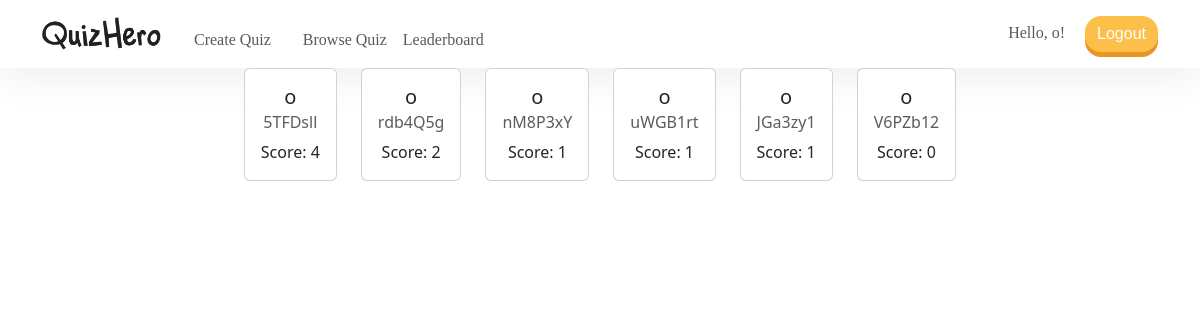
The app's page /leaderboard.php (signed in) with its own data.
### tables this page shows
CREATE TABLE `quiz_scores` (
  `code` varchar(7) NOT NULL,
  `username` varchar(300) NOT NULL,
  `score` int(11) DEFAULT NULL
);

### leaderboard.php (the view, shortened to what this page needs)
<?php
  require('assets/php/head.inc.php');
  include('assets/php/navbar.inc.php');
  ?>
<?php
$servername = 'localhost';
$dbUsername = 'root';
$dbPassword = '';
$database_name = 'web';
$conn = new mysqli($servername, $dbUsername, $dbPassword, $database_name);
$query = "SELECT username, code, score FROM quiz_scores ORDER BY score DESC";
$result = mysqli_query($conn, $query);
if (mysqli_num_rows($result) > 0) {
    echo '<div class="container">';
        echo '<div class="row justify-content-center">';
            while($row = mysqli_fetch_assoc($result)) {
                echo '<div class="col-auto mb-4">';
                    echo '<div class="card">';
                        echo '<div class="card-body text-center">';
                            echo '<h5 class="card-title">'.htmlspecialchars($row["username"]).'</h5>';
                            echo '<h6 class="card-subtitle mb-2 text-muted">'.htmlspecialchars($row["code"]).'</h6>';
                            echo '<p class="card-text">Score: '.htmlspecialchars($row["score"]).'</p>';
                        echo '</div>';
                    echo '</div>';
                echo '</div>';
            }
        echo '</div>';
    echo '</div>';
} else {
    echo "0 results";
}
?>

### assets/css/style.css (style rules this page uses)
.bg-light { background-color: #FFFFFF !important; }

### records on screen
quiz_scores: username "o", code "5TFDsll", score "4"
quiz_scores: username "o", code "rdb4Q5g", score "2"
quiz_scores: username "o", code "nM8P3xY", score "1"
quiz_scores: username "o", code "uWGB1rt", score "1"
quiz_scores: username "o", code "JGa3zy1", score "1"
quiz_scores: username "o", code "V6PZb12", score "0"

### other values on screen
$_SESSION['username'] "o"
